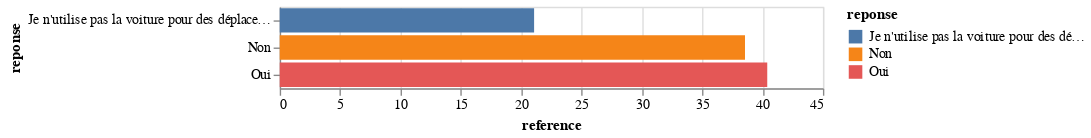
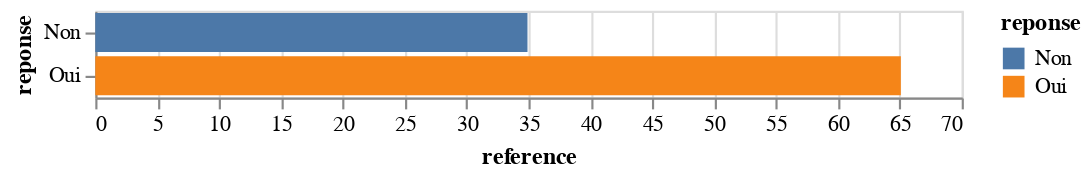
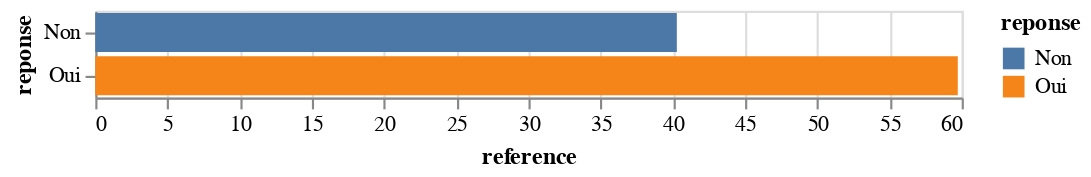
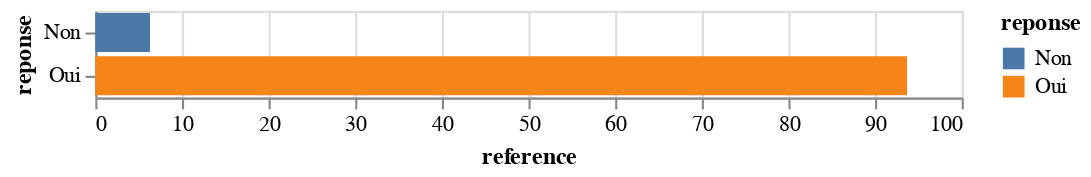

Here is the notebook cell these charts were saved with, in order:
### Code cell
for q,d in brut.groupby(level=[0]):
    
    display(HTML("<h3>%s</h3>" % q))
    
    d = d.apply(lambda x: 100 * x / float(x.sum()))
        
    chart = alt.Chart(d.reset_index()).mark_bar().encode(
        x="reference:Q",
        y="reponse:N",
        color="reponse:N",
    )
    
    display(chart)

### Figure 1 — Vega-Lite specification as saved in the notebook (floating-point values rounded to 4 significant figures)
{"config": {"view": {"continuousWidth": 400, "continuousHeight": 300}}, "data": {"name": "data-8f50da74f496e1310201147b9d043ea8"}, "mark": "bar", "encoding": {"color": {"type": "nominal", "field": "reponse"}, "x": {"type": "quantitative", "field": "reference"}, "y": {"type": "nominal", "field": "reponse"}}, "$schema": "https://vega.github.io/schema/vega-lite/v4.0.0.json", "datasets": {"data-8f50da74f496e1310201147b9d043ea8": [{"question": "Avez-vous pour vos déplacements quotidiens la possibilité de recourir à des solutions de mobilité alternatives à la voiture individuelle comme les transports en commun, le covoiturage, l'auto-partage, le transport à la demande, le vélo, etc. ?", "reponse": "Je n'utilise pas la voiture pour des déplacements quotidiens", "reference": 21.07}, {"question": "Avez-vous pour vos déplacements quotidiens la possibilité de recourir à des solutions de mobilité alternatives à la voiture individuelle comme les transports en commun, le covoiturage, l'auto-partage, le transport à la demande, le vélo, etc. ?", "reponse": "Non", "reference": 38.54}, {"question": "Avez-vous pour vos déplacements quotidiens la possibilité de recourir à des solutions de mobilité alternatives à la voiture individuelle comme les transports en commun, le covoiturage, l'auto-partage, le transport à la demande, le vélo, etc. ?", "reponse": "Oui", "reference": 40.39}]}}

### Figure 2 — Vega-Lite specification as saved in the notebook (floating-point values rounded to 4 significant figures)
{"config": {"view": {"continuousWidth": 400, "continuousHeight": 300}}, "data": {"name": "data-94568385a473c847281cc3c82d9f80ad"}, "mark": "bar", "encoding": {"color": {"type": "nominal", "field": "reponse"}, "x": {"type": "quantitative", "field": "reference"}, "y": {"type": "nominal", "field": "reponse"}}, "$schema": "https://vega.github.io/schema/vega-lite/v4.0.0.json", "datasets": {"data-94568385a473c847281cc3c82d9f80ad": [{"question": "Diriez-vous que votre vie quotidienne est aujourd'hui touchée par le changement climatique ?", "reponse": "Non", "reference": 34.92}, {"question": "Diriez-vous que votre vie quotidienne est aujourd'hui touchée par le changement climatique ?", "reponse": "Oui", "reference": 65.08}]}}

### Figure 3 — Vega-Lite specification as saved in the notebook (floating-point values rounded to 4 significant figures)
{"config": {"view": {"continuousWidth": 400, "continuousHeight": 300}}, "data": {"name": "data-60877f1df74b05da3d7717e942e5c838"}, "mark": "bar", "encoding": {"color": {"type": "nominal", "field": "reponse"}, "x": {"type": "quantitative", "field": "reference"}, "y": {"type": "nominal", "field": "reponse"}}, "$schema": "https://vega.github.io/schema/vega-lite/v4.0.0.json", "datasets": {"data-60877f1df74b05da3d7717e942e5c838": [{"question": "Par rapport à votre mode de chauffage actuel, pensez-vous qu'il existe des solutions alternatives plus écologiques ?", "reponse": "Non", "reference": 40.27}, {"question": "Par rapport à votre mode de chauffage actuel, pensez-vous qu'il existe des solutions alternatives plus écologiques ?", "reponse": "Oui", "reference": 59.73}]}}

### Figure 4 — Vega-Lite specification as saved in the notebook (floating-point values rounded to 4 significant figures)
{"config": {"view": {"continuousWidth": 400, "continuousHeight": 300}}, "data": {"name": "data-300a84a52b11bd94ff63db622cecd65a"}, "mark": "bar", "encoding": {"color": {"type": "nominal", "field": "reponse"}, "x": {"type": "quantitative", "field": "reference"}, "y": {"type": "nominal", "field": "reponse"}}, "$schema": "https://vega.github.io/schema/vega-lite/v4.0.0.json", "datasets": {"data-300a84a52b11bd94ff63db622cecd65a": [{"question": "À titre personnel, pensez-vous pouvoir contribuer à protéger l'environnement ?", "reponse": "Non", "reference": 6.312}, {"question": "À titre personnel, pensez-vous pouvoir contribuer à protéger l'environnement ?", "reponse": "Oui", "reference": 93.69}]}}
